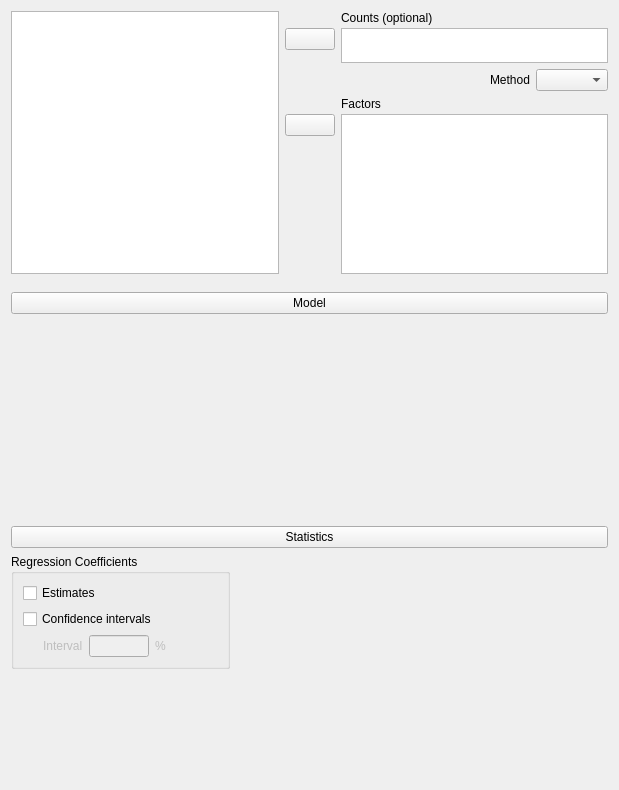
<?xml version="1.0" encoding="UTF-8"?>
<ui version="4.0">
 <class>RegressionLogLinearForm</class>
 <widget class="QWidget" name="RegressionLogLinearForm">
  <property name="geometry">
   <rect>
    <x>0</x>
    <y>0</y>
    <width>619</width>
    <height>790</height>
   </rect>
  </property>
  <property name="sizePolicy">
   <sizepolicy hsizetype="Fixed" vsizetype="Preferred">
    <horstretch>0</horstretch>
    <verstretch>0</verstretch>
   </sizepolicy>
  </property>
  <property name="windowTitle">
   <string>Form</string>
  </property>
  <layout class="QVBoxLayout" name="verticalLayout">
   <property name="spacing">
    <number>0</number>
   </property>
   <item>
    <widget class="QWidget" name="topWidget" native="true">
     <property name="sizePolicy">
      <sizepolicy hsizetype="Preferred" vsizetype="Fixed">
       <horstretch>0</horstretch>
       <verstretch>0</verstretch>
      </sizepolicy>
     </property>
     <layout class="QGridLayout" name="gridLayout">
      <property name="leftMargin">
       <number>0</number>
      </property>
      <property name="topMargin">
       <number>0</number>
      </property>
      <property name="rightMargin">
       <number>0</number>
      </property>
      <property name="verticalSpacing">
       <number>3</number>
      </property>
      <item row="5" column="1">
       <widget class="AssignButton" name="buttonAssignFactors">
        <property name="sizePolicy">
         <sizepolicy hsizetype="Fixed" vsizetype="Fixed">
          <horstretch>0</horstretch>
          <verstretch>0</verstretch>
         </sizepolicy>
        </property>
        <property name="minimumSize">
         <size>
          <width>50</width>
          <height>0</height>
         </size>
        </property>
        <property name="maximumSize">
         <size>
          <width>50</width>
          <height>16777215</height>
         </size>
        </property>
        <property name="text">
         <string/>
        </property>
       </widget>
      </item>
      <item row="5" column="2" rowspan="2">
       <widget class="BoundListView" name="factors">
        <property name="sizePolicy">
         <sizepolicy hsizetype="Expanding" vsizetype="Fixed">
          <horstretch>0</horstretch>
          <verstretch>0</verstretch>
         </sizepolicy>
        </property>
        <property name="minimumSize">
         <size>
          <width>0</width>
          <height>160</height>
         </size>
        </property>
        <property name="maximumSize">
         <size>
          <width>16777215</width>
          <height>160</height>
         </size>
        </property>
        <property name="editTriggers">
         <set>QAbstractItemView::AllEditTriggers</set>
        </property>
        <property name="selectionMode">
         <enum>QAbstractItemView::ExtendedSelection</enum>
        </property>
       </widget>
      </item>
      <item row="6" column="1">
       <spacer name="verticalSpacer_3">
        <property name="orientation">
         <enum>Qt::Vertical</enum>
        </property>
        <property name="sizeHint" stdset="0">
         <size>
          <width>20</width>
          <height>84</height>
         </size>
        </property>
       </spacer>
      </item>
      <item row="0" column="0" rowspan="7">
       <widget class="AvailableFieldsListView" name="listAvailableFields">
        <property name="sizePolicy">
         <sizepolicy hsizetype="Expanding" vsizetype="Preferred">
          <horstretch>0</horstretch>
          <verstretch>0</verstretch>
         </sizepolicy>
        </property>
        <property name="selectionMode">
         <enum>QAbstractItemView::ExtendedSelection</enum>
        </property>
       </widget>
      </item>
      <item row="1" column="2" rowspan="2">
       <widget class="BoundListView" name="counts">
        <property name="sizePolicy">
         <sizepolicy hsizetype="Expanding" vsizetype="Fixed">
          <horstretch>0</horstretch>
          <verstretch>0</verstretch>
         </sizepolicy>
        </property>
        <property name="minimumSize">
         <size>
          <width>0</width>
          <height>35</height>
         </size>
        </property>
        <property name="maximumSize">
         <size>
          <width>16777215</width>
          <height>35</height>
         </size>
        </property>
        <property name="selectionMode">
         <enum>QAbstractItemView::ExtendedSelection</enum>
        </property>
       </widget>
      </item>
      <item row="0" column="2">
       <widget class="QLabel" name="label_3">
        <property name="text">
         <string>Counts (optional)</string>
        </property>
       </widget>
      </item>
      <item row="1" column="1">
       <widget class="AssignButton" name="buttonAssignCounts">
        <property name="sizePolicy">
         <sizepolicy hsizetype="Fixed" vsizetype="Fixed">
          <horstretch>0</horstretch>
          <verstretch>0</verstretch>
         </sizepolicy>
        </property>
        <property name="minimumSize">
         <size>
          <width>50</width>
          <height>0</height>
         </size>
        </property>
        <property name="maximumSize">
         <size>
          <width>50</width>
          <height>16777215</height>
         </size>
        </property>
        <property name="text">
         <string/>
        </property>
       </widget>
      </item>
      <item row="4" column="2">
       <widget class="QLabel" name="label_4">
        <property name="text">
         <string>Factors</string>
        </property>
       </widget>
      </item>
      <item row="0" column="1">
       <widget class="QWidget" name="widget_9" native="true"/>
      </item>
      <item row="3" column="2">
       <widget class="QWidget" name="widget_5" native="true">
        <layout class="QGridLayout" name="gridLayout_22">
         <property name="leftMargin">
          <number>0</number>
         </property>
         <property name="topMargin">
          <number>3</number>
         </property>
         <property name="rightMargin">
          <number>0</number>
         </property>
         <property name="bottomMargin">
          <number>3</number>
         </property>
         <item row="0" column="0">
          <spacer name="horizontalSpacer_2">
           <property name="orientation">
            <enum>Qt::Horizontal</enum>
           </property>
           <property name="sizeHint" stdset="0">
            <size>
             <width>40</width>
             <height>20</height>
            </size>
           </property>
          </spacer>
         </item>
         <item row="0" column="1">
          <widget class="QLabel" name="label_7">
           <property name="text">
            <string>Method</string>
           </property>
          </widget>
         </item>
         <item row="0" column="2">
          <widget class="BoundComboBox" name="method">
           <property name="currentText">
            <string/>
           </property>
          </widget>
         </item>
        </layout>
       </widget>
      </item>
     </layout>
    </widget>
   </item>
   <item>
    <widget class="QWidget" name="modelContainer" native="true">
     <property name="sizePolicy">
      <sizepolicy hsizetype="Preferred" vsizetype="Preferred">
       <horstretch>0</horstretch>
       <verstretch>0</verstretch>
      </sizepolicy>
     </property>
     <layout class="QGridLayout" name="gridLayout_5">
      <property name="leftMargin">
       <number>0</number>
      </property>
      <property name="rightMargin">
       <number>0</number>
      </property>
      <property name="bottomMargin">
       <number>3</number>
      </property>
      <item row="0" column="0">
       <widget class="ExpanderButton" name="expanderModel">
        <property name="text">
         <string>Model</string>
        </property>
       </widget>
      </item>
      <item row="1" column="0">
       <widget class="AnovaModelWidget" name="modelTerms" native="true">
        <property name="sizePolicy">
         <sizepolicy hsizetype="Expanding" vsizetype="Preferred">
          <horstretch>0</horstretch>
          <verstretch>0</verstretch>
         </sizepolicy>
        </property>
        <property name="minimumSize">
         <size>
          <width>0</width>
          <height>200</height>
         </size>
        </property>
       </widget>
      </item>
     </layout>
    </widget>
   </item>
   <item>
    <widget class="QWidget" name="widget_7" native="true">
     <layout class="QGridLayout" name="gridLayout_16">
      <property name="leftMargin">
       <number>0</number>
      </property>
      <property name="topMargin">
       <number>3</number>
      </property>
      <property name="rightMargin">
       <number>0</number>
      </property>
      <property name="bottomMargin">
       <number>3</number>
      </property>
      <item row="0" column="0">
       <widget class="ExpanderButton" name="pushButton">
        <property name="text">
         <string>Statistics</string>
        </property>
       </widget>
      </item>
      <item row="1" column="0">
       <widget class="QWidget" name="panelStatistics" native="true">
        <layout class="QGridLayout" name="gridLayout_11">
         <property name="leftMargin">
          <number>0</number>
         </property>
         <property name="topMargin">
          <number>0</number>
         </property>
         <property name="bottomMargin">
          <number>3</number>
         </property>
         <item row="0" column="1" rowspan="2">
          <widget class="QWidget" name="widget_20" native="true">
           <property name="sizePolicy">
            <sizepolicy hsizetype="Preferred" vsizetype="Preferred">
             <horstretch>1</horstretch>
             <verstretch>0</verstretch>
            </sizepolicy>
           </property>
          </widget>
         </item>
         <item row="0" column="0">
          <widget class="GroupBox" name="groupBox">
           <property name="title">
            <string>Regression Coefficients</string>
           </property>
           <layout class="QGridLayout" name="gridLayout_5">
            <item row="2" column="0">
             <widget class="QWidget" name="panelConfidenceInterval" native="true">
              <property name="enabled">
               <bool>false</bool>
              </property>
              <layout class="QGridLayout" name="gridLayout_18">
               <property name="leftMargin">
                <number>20</number>
               </property>
               <property name="topMargin">
                <number>0</number>
               </property>
               <property name="rightMargin">
                <number>0</number>
               </property>
               <property name="bottomMargin">
                <number>0</number>
               </property>
               <item row="0" column="0">
                <widget class="QLabel" name="label">
                 <property name="text">
                  <string>Interval</string>
                 </property>
                </widget>
               </item>
               <item row="0" column="1">
                <widget class="BoundTextBox" name="regressionCoefficientsConfidenceIntervalsInterval">
                 <property name="maximumSize">
                  <size>
                   <width>60</width>
                   <height>16777215</height>
                  </size>
                 </property>
                </widget>
               </item>
               <item row="0" column="2">
                <widget class="QLabel" name="label_2">
                 <property name="text">
                  <string>%</string>
                 </property>
                </widget>
               </item>
              </layout>
             </widget>
            </item>
            <item row="1" column="0" colspan="3">
             <widget class="BoundCheckBox" name="regressionCoefficientsConfidenceIntervals">
              <property name="text">
               <string>Confidence intervals</string>
              </property>
             </widget>
            </item>
            <item row="0" column="0" colspan="2">
             <widget class="BoundCheckBox" name="regressionCoefficientsEstimates">
              <property name="text">
               <string>Estimates</string>
              </property>
             </widget>
            </item>
            <item row="2" column="1">
             <spacer name="horizontalSpacer">
              <property name="orientation">
               <enum>Qt::Horizontal</enum>
              </property>
              <property name="sizeHint" stdset="0">
               <size>
                <width>40</width>
                <height>20</height>
               </size>
              </property>
             </spacer>
            </item>
           </layout>
          </widget>
         </item>
        </layout>
       </widget>
      </item>
     </layout>
    </widget>
   </item>
   <item>
    <spacer name="verticalSpacer">
     <property name="orientation">
      <enum>Qt::Vertical</enum>
     </property>
     <property name="sizeHint" stdset="0">
      <size>
       <width>20</width>
       <height>40</height>
      </size>
     </property>
    </spacer>
   </item>
  </layout>
 </widget>
 <customwidgets>
  <customwidget>
   <class>AssignButton</class>
   <extends>QPushButton</extends>
   <header>widgets/assignbutton.h</header>
  </customwidget>
  <customwidget>
   <class>AvailableFieldsListView</class>
   <extends>QListView</extends>
   <header>widgets/availablefieldslistview.h</header>
  </customwidget>
  <customwidget>
   <class>BoundListView</class>
   <extends>QListView</extends>
   <header>widgets/boundlistview.h</header>
  </customwidget>
  <customwidget>
   <class>GroupBox</class>
   <extends>QGroupBox</extends>
   <header>widgets/groupbox.h</header>
   <container>1</container>
  </customwidget>
  <customwidget>
   <class>BoundTextBox</class>
   <extends>QLineEdit</extends>
   <header>widgets/boundtextbox.h</header>
  </customwidget>
  <customwidget>
   <class>ExpanderButton</class>
   <extends>QPushButton</extends>
   <header>widgets/expanderbutton.h</header>
  </customwidget>
  <customwidget>
   <class>AnovaModelWidget</class>
   <extends>QWidget</extends>
   <header>widgets/anovamodelwidget.h</header>
   <container>1</container>
  </customwidget>
  <customwidget>
   <class>BoundCheckBox</class>
   <extends>QCheckBox</extends>
   <header>widgets/boundcheckbox.h</header>
  </customwidget>
  <customwidget>
   <class>BoundComboBox</class>
   <extends>QComboBox</extends>
   <header>widgets/boundcombobox.h</header>
  </customwidget>
 </customwidgets>
 <resources/>
 <connections>
  <connection>
   <sender>regressionCoefficientsConfidenceIntervals</sender>
   <signal>toggled(bool)</signal>
   <receiver>panelConfidenceInterval</receiver>
   <slot>setEnabled(bool)</slot>
   <hints>
    <hint type="sourcelabel">
     <x>112</x>
     <y>608</y>
    </hint>
    <hint type="destinationlabel">
     <x>103</x>
     <y>637</y>
    </hint>
   </hints>
  </connection>
 </connections>
</ui>
